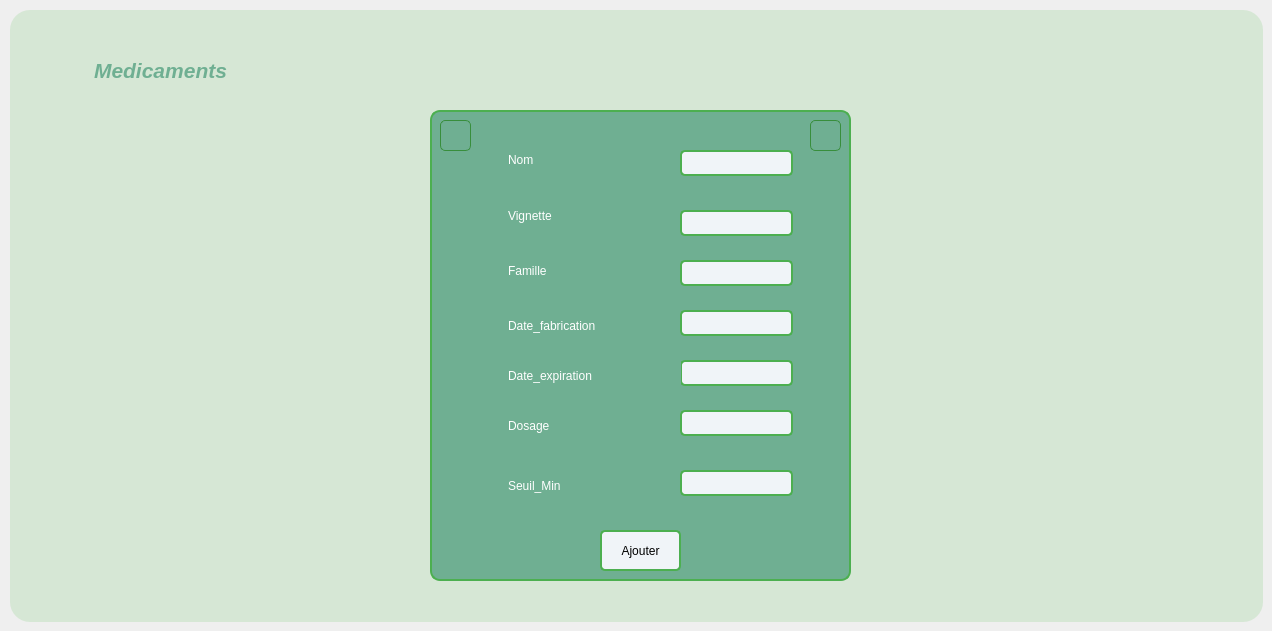
      <widget class="QWidget" name="tab_6">
       <attribute name="title">
        <string>Ajouter</string>
       </attribute>
       <widget class="QFrame" name="frame_4">
        <property name="geometry">
         <rect>
          <x>430</x>
          <y>110</y>
          <width>421</width>
          <height>471</height>
         </rect>
        </property>
        <property name="styleSheet">
         <string notr="true">*{
    background-color: #f0f4f8;  /* Couleur de fond gris clair */
    font-family: Arial, sans-serif;  /* Police moderne et lisible */
}

/* Style pour les QFrame avec couleur vert pistache */
QFrame {
 background-color: #6FAF92;   /* Fond vert pistache */
    border: 2px solid #4CAF50;   /* Bordure vert émeraude */
    border-radius: 10px;         /* Coins arrondis */
    padding: 15px;        
}
QLabel {
    border: none;
}
</string>
        </property>
        <property name="frameShape">
         <enum>QFrame::StyledPanel</enum>
        </property>
        <property name="frameShadow">
         <enum>QFrame::Raised</enum>
        </property>
        <widget class="QLineEdit" name="lineEdit_22">
         <property name="geometry">
          <rect>
           <x>250</x>
           <y>40</y>
           <width>113</width>
           <height>26</height>
          </rect>
         </property>
         <property name="styleSheet">
          <string notr="true">* {
    background-color: #FFFFF;   /* Fond vert pistache */
    border:  2px solid #4CAF50;   /* Bordure bleu clair */
    border-radius: 5px;         /* Coins arrondis */
    padding: 15px;               /* Espacement interne */
}</string>
         </property>
        </widget>
        <widget class="QLineEdit" name="lineEdit_23">
         <property name="geometry">
          <rect>
           <x>250</x>
           <y>100</y>
           <width>113</width>
           <height>26</height>
          </rect>
         </property>
         <property name="styleSheet">
          <string notr="true">* {
    background-color: #FFFFF;   /* Fond vert pistache */
    border: 2px solid #4CAF50;   /* Bordure bleu clair */
    border-radius: 5px;         /* Coins arrondis */
    padding: 15px;               /* Espacement interne */
}</string>
         </property>
        </widget>
        <widget class="QLineEdit" name="lineEdit_24">
         <property name="geometry">
          <rect>
           <x>250</x>
           <y>200</y>
           <width>113</width>
           <height>26</height>
          </rect>
         </property>
         <property name="styleSheet">
          <string notr="true">* {
    background-color: #FFFFF;   /* Fond vert pistache */
    border: 2px solid #4CAF50;   /* Bordure bleu clair */
    border-radius: 5px;         /* Coins arrondis */
    padding: 15px;               /* Espacement interne */
}</string>
         </property>
        </widget>
        <widget class="QLineEdit" name="lineEdit_25">
         <property name="geometry">
          <rect>
           <x>250</x>
           <y>250</y>
           <width>113</width>
           <height>26</height>
          </rect>
         </property>
         <property name="styleSheet">
          <string notr="true">* {
    background-color: #FFFFF;   /* Fond vert pistache */
    border:  2px solid #4CAF50;   /* Bordure bleu clair */
    border-radius: 5px;         /* Coins arrondis */
    padding: 15px;               /* Espacement interne */
}</string>
         </property>
        </widget>
        <widget class="QLineEdit" name="lineEdit_26">
         <property name="geometry">
          <rect>
           <x>250</x>
           <y>150</y>
           <width>113</width>
           <height>26</height>
          </rect>
         </property>
         <property name="styleSheet">
          <string notr="true">* {
    background-color: #FFFFF;   /* Fond vert pistache */
    border:  2px solid #4CAF50;   /* Bordure bleu clair */
    border-radius: 5px;         /* Coins arrondis */
    padding: 15px;               /* Espacement interne */
}</string>
         </property>
        </widget>
        <widget class="QLineEdit" name="lineEdit_27">
         <property name="geometry">
          <rect>
           <x>250</x>
           <y>300</y>
           <width>113</width>
           <height>26</height>
          </rect>
         </property>
         <property name="styleSheet">
          <string notr="true">* {
    background-color: #FFFFF;   /* Fond vert pistache */
    border:  2px solid #4CAF50;   /* Bordure bleu clair */
    border-radius: 5px;         /* Coins arrondis */
    padding: 15px;               /* Espacement interne */
}</string>
         </property>
        </widget>
        <widget class="QLineEdit" name="lineEdit_28">
         <property name="geometry">
          <rect>
           <x>250</x>
           <y>360</y>
           <width>113</width>
           <height>26</height>
          </rect>
         </property>
         <property name="styleSheet">
          <string notr="true">* {
    background-color: #FFFFF;   /* Fond vert pistache */
    border: 2px solid #4CAF50;   /* Bordure bleu clair */
    border-radius: 5px;         /* Coins arrondis */
    padding: 15px;               /* Espacement interne */
}</string>
         </property>
        </widget>
        <widget class="QLabel" name="label_23">
         <property name="geometry">
          <rect>
           <x>60</x>
           <y>29</y>
           <width>91</width>
           <height>41</height>
          </rect>
         </property>
         <property name="styleSheet">
          <string notr="true">* {
    color: white;
}
</string>
         </property>
         <property name="text">
          <string>Nom</string>
         </property>
        </widget>
        <widget class="QLabel" name="label_24">
         <property name="geometry">
          <rect>
           <x>60</x>
           <y>80</y>
           <width>101</width>
           <height>51</height>
          </rect>
         </property>
         <property name="styleSheet">
          <string notr="true">* {
    color: white;
}
</string>
         </property>
         <property name="text">
          <string>Vignette</string>
         </property>
        </widget>
        <widget class="QLabel" name="label_27">
         <property name="geometry">
          <rect>
           <x>60</x>
           <y>130</y>
           <width>131</width>
           <height>61</height>
          </rect>
         </property>
         <property name="styleSheet">
          <string notr="true">* {
    color: white;
}
</string>
         </property>
         <property name="text">
          <string>Famille</string>
         </property>
        </widget>
        <widget class="QLabel" name="label_28">
         <property name="geometry">
          <rect>
           <x>60</x>
           <y>190</y>
           <width>141</width>
           <height>51</height>
          </rect>
         </property>
         <property name="styleSheet">
          <string notr="true">* {
    color: white;
}
</string>
         </property>
         <property name="text">
          <string>Date_fabrication</string>
         </property>
        </widget>
        <widget class="QLabel" name="label_29">
         <property name="geometry">
          <rect>
           <x>60</x>
           <y>240</y>
           <width>191</width>
           <height>51</height>
          </rect>
         </property>
         <property name="styleSheet">
          <string notr="true">* {
    color: white;
}
</string>
         </property>
         <property name="text">
          <string>Date_expiration</string>
         </property>
        </widget>
        <widget class="QLabel" name="label_30">
         <property name="geometry">
          <rect>
           <x>60</x>
           <y>290</y>
           <width>121</width>
           <height>51</height>
          </rect>
         </property>
         <property name="styleSheet">
          <string notr="true">* {
    color: white;
}
</string>
         </property>
         <property name="text">
          <string>Dosage</string>
         </property>
        </widget>
        <widget class="QLabel" name="label_31">
         <property name="geometry">
          <rect>
           <x>60</x>
           <y>350</y>
           <width>131</width>
           <height>51</height>
          </rect>
         </property>
         <property name="styleSheet">
          <string notr="true">* {
    color: white;
}
</string>
         </property>
         <property name="text">
          <string>Seuil_Min</string>
         </property>
        </widget>
        <widget class="QPushButton" name="pushButton_5">
         <property name="geometry">
          <rect>
           <x>170</x>
           <y>420</y>
           <width>81</width>
           <height>41</height>
          </rect>
         </property>
         <property name="styleSheet">
          <string notr="true">* {
	font: 700 7pt &quot;Segoe UI&quot;;
    background-color: #FFFFF;   /* Fond vert pistache */
    border: 2px solid #4CAF50;   /* Bordure bleu clair */
    border-radius: 5px;         /* Coins arrondis */
    padding: 10px;               /* Espacement interne */
 color: black; 

}
*:hover {
    background-color: #81C784;  /* Lighter green on hover */
}
 </string>
         </property>
         <property name="text">
          <string>Ajouter</string>
         </property>
        </widget>
        <widget class="QPushButton" name="pb_select_19">
         <property name="geometry">
          <rect>
           <x>10</x>
           <y>10</y>
           <width>31</width>
           <height>31</height>
          </rect>
         </property>
         <property name="styleSheet">
          <string notr="true">*{
    background-color: #6FAF92;  /* Medium green button */
    border: 1px solid #388E3C;  /* Darker green border */
    border-radius: 5px;
    color: #FFFFFF;             /* White text for contrast */
    padding: 5px;
}

*:hover {
    background-color: #81C784;  /* Lighter green on hover */
}</string>
         </property>
         <property name="text">
          <string/>
         </property>
         <property name="icon">
          <iconset>
           <normaloff>../../en-arriere.png</normaloff>../../en-arriere.png</iconset>
         </property>
         <property name="iconSize">
          <size>
           <width>22</width>
           <height>30</height>
          </size>
         </property>
        </widget>
        <widget class="QPushButton" name="pb_select_20">
         <property name="geometry">
          <rect>
           <x>380</x>
           <y>10</y>
           <width>31</width>
           <height>31</height>
          </rect>
         </property>
         <property name="styleSheet">
          <string notr="true">*{
    background-color: #6FAF92;  /* Medium green button */
    border: 1px solid #388E3C;  /* Darker green border */
    border-radius: 5px;
    color: #FFFFFF;             /* White text for contrast */
    padding: 5px;
}

*:hover {
    background-color: #81C784;  /* Lighter green on hover */
}</string>
         </property>
         <property name="text">
          <string/>
         </property>
         <property name="icon">
          <iconset>
           <normaloff>../../x.png</normaloff>../../x.png</iconset>
         </property>
         <property name="iconSize">
          <size>
           <width>16</width>
           <height>30</height>
          </size>
         </property>
        </widget>
       </widget>
       <widget class="QGroupBox" name="groupBox_9">
        <property name="geometry">
         <rect>
          <x>10</x>
          <y>10</y>
          <width>1253</width>
          <height>612</height>
         </rect>
        </property>
        <property name="styleSheet">
         <string notr="true">background-color:#D6E7D5;

border-radius : 20px;</string>
        </property>
        <property name="title">
         <string/>
        </property>
        <widget class="QLabel" name="label_60">
         <property name="geometry">
          <rect>
           <x>50</x>
           <y>30</y>
           <width>201</width>
           <height>61</height>
          </rect>
         </property>
         <property name="styleSheet">
          <string notr="true">*{
    color: #6FAF92;
    font-size: 16px; /* Taille du texte (ajustable) */
    font-weight: normal; /* Style du texte */
}</string>
         </property>
         <property name="text">
          <string>&lt;html&gt;&lt;head/&gt;&lt;body&gt;&lt;p align=&quot;center&quot;&gt;&lt;span style=&quot; font-size:16pt; font-weight:700; font-style:italic;&quot;&gt;Medicaments&lt;/span&gt;&lt;/p&gt;&lt;/body&gt;&lt;/html&gt;</string>
         </property>
        </widget>
       </widget>
       <zorder>groupBox_9</zorder>
       <zorder>frame_4</zorder>
      </widget>
